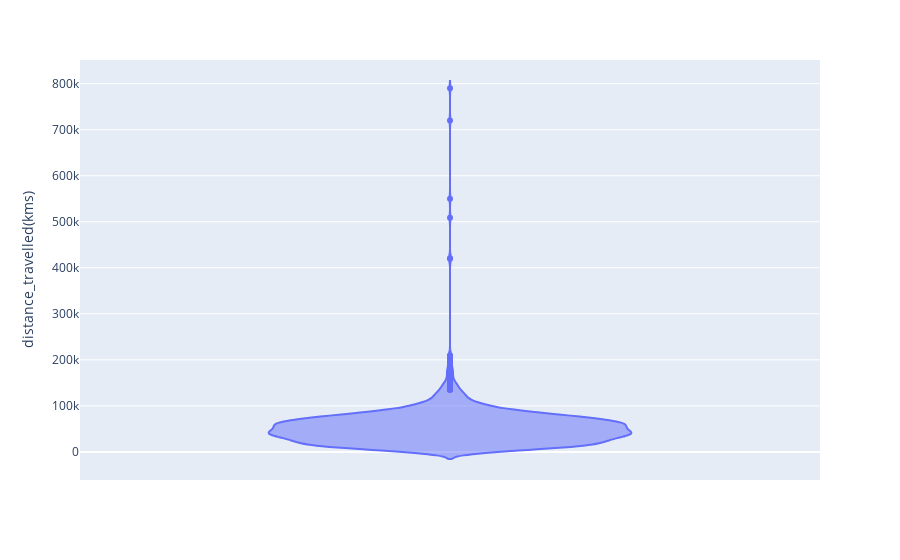

Notebook cell for this chart:
### Code cell
fig = px.violin(df, y="distance_travelled(kms)")
fig.show()

### Figure 1 — Plotly figure (JSON) as saved in the notebook; plotly's stock layout.template omitted (floating-point values rounded to 4 significant figures; data arrays with more than 128 entries replaced by an {"elided": "..."} marker saying what was removed)
{"data": [{"alignmentgroup": "True", "box": {"visible": false}, "hovertemplate": "distance_travelled(kms)=%{y}<extra></extra>", "legendgroup": "", "marker": {"color": "#636efa"}, "name": "", "offsetgroup": "", "orientation": "v", "scalegroup": "True", "showlegend": false, "type": "violin", "x0": " ", "xaxis": "x", "y": {"elided": "1725 int values"}, "y0": " ", "yaxis": "y"}], "layout": {"legend": {"tracegroupgap": 0}, "margin": {"t": 60}, "violinmode": "group", "xaxis": {"anchor": "y", "domain": [0, 1]}, "yaxis": {"anchor": "x", "domain": [0, 1], "title": {"text": "distance_travelled(kms)"}}}}
